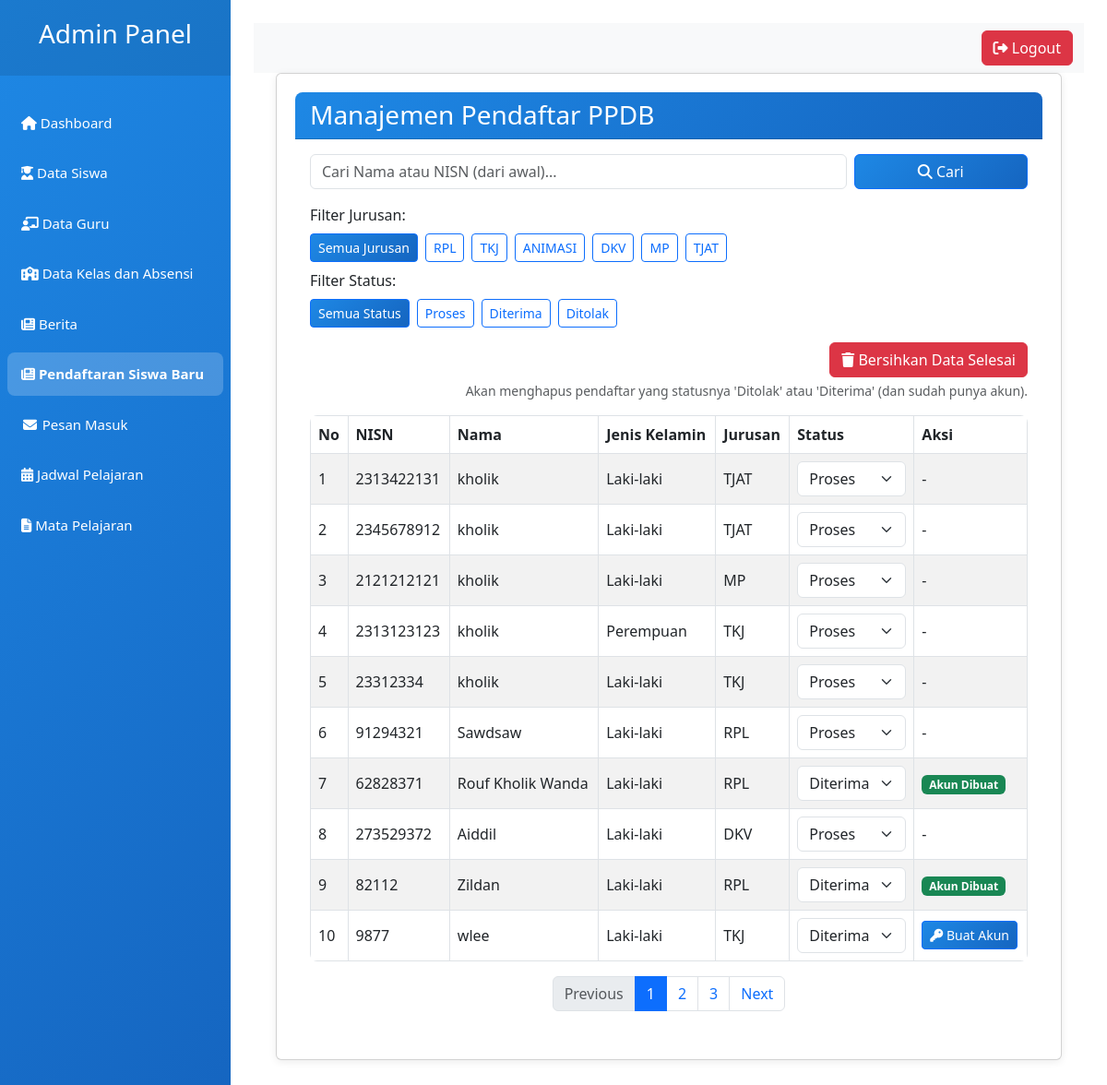
Page /backend/admin.php?page=ppdb_admin (signed in) on the committed database.
### tables this page shows
CREATE TABLE `ppdb_pendaftar` (
  `id` int NOT NULL,
  `nisn` varchar(20) DEFAULT NULL,
  `nama_lengkap` varchar(100) NOT NULL,
  `jenis_kelamin` enum('laki-laki','perempuan') NOT NULL,
  `agama` varchar(20) NOT NULL,
  `tempat_lahir` varchar(50) NOT NULL,
  `tanggal_lahir` date NOT NULL,
  `alamat_email` varchar(100) DEFAULT NULL,
  `no_hp` varchar(20) NOT NULL,
  `nama_sekolah` varchar(100) NOT NULL,
  `jurusan` varchar(50) NOT NULL,
  `status` enum('proses','diterima','ditolak') DEFAULT 'proses',
  `status_akun` int NOT NULL DEFAULT '0',
  `created_at` timestamp NULL DEFAULT CURRENT_TIMESTAMP
);

### backend/modules/ppdb_admin.php (the view, shortened to what this page needs)
<?php
require_once __DIR__ . '/../../config/koneksi.php';
function getPendaftar($db, $where_sql, $params, $types, $start, $limit) {
    $query = "SELECT id, nisn, nama_lengkap, jenis_kelamin, jurusan, status, no_hp, alamat_email, status_akun
              FROM ppdb_pendaftar
              $where_sql
              ORDER BY id DESC
              LIMIT ?, ?";
    $params[] = $start;
    $params[] = $limit;
    $types .= 'ii';
    $stmt = $db->prepare($query);
    if (!empty($params)) {
        $stmt->bind_param($types, ...$params);
    }
    $stmt->execute();
    return $stmt->get_result();
}
function getTotalPendaftar($db, $where_sql, $params, $types) {
    $query = "SELECT COUNT(*) as total FROM ppdb_pendaftar $where_sql";
    $stmt = $db->prepare($query);
    $stmt->execute();
    return $stmt->get_result()->fetch_assoc()['total'];
}
$jurusan_filter = $_GET['jurusan'] ?? '';
$status_filter = $_GET['status'] ?? '';
$search = $_GET['search'] ?? '';
$where = [];
$params = [];
$types = '';
$where_sql = $where ? 'WHERE ' . implode(' AND ', $where) : '';
$page = isset($_GET['page_no']) ? (int) $_GET['page_no'] : 1;
$limit = 10;
$start = ($page - 1) * $limit;
$total = getTotalPendaftar($db, $where_sql, $params, $types);
$total_pages = $total > 0 ? ceil($total / $limit) : 1;
$pendaftar_result = getPendaftar($db, $where_sql, $params, $types, $start, $limit);
$jurusan_list = ['rpl', 'tkj', 'animasi', 'dkv', 'mp', 'tjat'];
$status_list = ['proses', 'diterima', 'ditolak'];
$query_params = http_build_query([
    'page' => 'ppdb_admin',
    'jurusan' => $jurusan_filter,
    'status' => $status_filter,
    'search' => $search
]);
?>
<!DOCTYPE html>
<html lang="id">
<head>
    <link href="https://cdn.jsdelivr.net/npm/bootstrap@5.3.0/dist/css/bootstrap.min.css" rel="stylesheet">
    <link rel="stylesheet" href="https://cdn.jsdelivr.net/npm/sweetalert2@11/dist/sweetalert2.min.css">
</head>
<body>
    <div class="container-fluid">
        <div class="card">
            <div class="card-header">
                <h3 class="card-title mb-0 text-white">Manajemen Pendaftar PPDB</h3>
            </div>
            <div class="card-body">
                <form method="get" class="row g-2 mb-3">
                    <div class="col-md-9">
                        <input type="text" name="search" class="form-control" placeholder="Cari Nama atau NISN (dari awal)..." value="<?= htmlspecialchars($search) ?>">
                    </div>
                    <div class="col-md-3">
                        <button type="submit" class="btn btn-primary w-100"><i class="fas fa-search"></i> Cari</button>
                    </div>
                </form>
                <div class="mb-2">
                    <label class="form-label" style="font-weight: 500;">Filter Jurusan:</label>
                    <div class="d-flex flex-wrap gap-2">
                        <a href="?page=ppdb_admin&status=<?= urlencode($status_filter) ?>&search=<?= urlencode($search) ?>&jurusan="
                           class="btn btn-sm <?= empty($jurusan_filter) ? 'btn-primary' : 'btn-outline-primary' ?>">
                            Semua Jurusan
                        </a>
                        <?php foreach ($jurusan_list as $jur) :
                            $is_active = ($jurusan_filter == $jur);
                        ?>
                        <a href="?page=ppdb_admin&status=<?= urlencode($status_filter) ?>&search=<?= urlencode($search) ?>&jurusan=<?= urlencode($jur) ?>"
                           class="btn btn-sm <?= $is_active ? 'btn-primary' : 'btn-outline-primary' ?>">
                            <?= strtoupper($jur) ?>
                        </a>
                        <?php endforeach; ?>
                    </div>
                </div>
                <div class="mb-3">
                    <label class="form-label" style="font-weight: 500;">Filter Status:</label>
                    <div class="d-flex flex-wrap gap-2">
                        <a href="?page=ppdb_admin&jurusan=<?= urlencode($jurusan_filter) ?>&search=<?= urlencode($search) ?>&status="
                           class="btn btn-sm <?= empty($status_filter) ? 'btn-primary' : 'btn-outline-primary' ?>">
                            Semua Status
                        </a>
                        <?php foreach ($status_list as $stat) :
                            $is_active = ($status_filter == $stat);
                        ?>
                        <a href="?page=ppdb_admin&jurusan=<?= urlencode($jurusan_filter) ?>&search=<?= urlencode($search) ?>&status=<?= urlencode($stat) ?>"
                           class="btn btn-sm <?= $is_active ? 'btn-primary' : 'btn-outline-primary' ?>">
                            <?= ucfirst($stat) ?>
                        </a>
                        <?php endforeach; ?>
                    </div>
                </div>
                <div class="mb-3 text-end">
                    <button id="btn-clear-data" class="btn btn-danger">
                        <i class="fas fa-trash"></i> Bersihkan Data Selesai
                    </button>
                    <small class="text-muted d-block mt-1">
                        Akan menghapus pendaftar yang statusnya 'Ditolak' atau 'Diterima' (dan sudah punya akun).
                    </small>
                </div>
                <div class="table-responsive">
                    <table class="table table-bordered table-striped" id="ppdbAdminTable">
                        <thead>
                            <tr>
                                <th>No</th>
                                <th>NISN</th>
                                <th>Nama</th>
                                <th>Jenis Kelamin</th>
                                <th>Jurusan</th>
                                <th>Status</th>
                                <th>Aksi</th>
                            </tr>
                        </thead>
                        <tbody>
                            <?php if ($total === 0): ?>
                                <tr>
                                    <td colspan="7" class="text-center">Belum ada pendaftar yang cocok dengan filter.</td>
                                </tr>
                            <?php else: ?>
                                <?php $no = $start + 1; ?>
                                <?php while ($row = $pendaftar_result->fetch_assoc()): ?>
                                    <tr>
                                        <td><?= $no++ ?></td>
                                        <td><?= htmlspecialchars($row['nisn']) ?></td>
                                        <td><?= htmlspecialchars($row['nama_lengkap']) ?></td>
                                        <td><?= ucwords($row['jenis_kelamin']) ?></td>
                                        <td><?= strtoupper($row['jurusan']) ?></td>
                                        <td>
                                            <select class="form-select status-select" data-id="<?= $row['id'] ?>">
                                                <option value="proses" <?= $row['status'] == 'proses' ? 'selected' : '' ?>>Proses
                                                </option>
                                                <option value="diterima" <?= $row['status'] == 'diterima' ? 'selected' : '' ?>>Diterima
                                                </option>
                                            </select>
                                        </td>
                                        <td>
                                            <?php
                                            if ($row['status_akun'] == 1) {
                                                echo '<span class="badge bg-success">Akun Dibuat</span>';
                                            } else if ($row['status_akun'] == 0 && $row['status'] == 'diterima') {
                                            ?>
                                                <button class="btn btn-primary btn-sm btn-buat-akun"
                                                        data-id="<?= $row['id'] ?>"
                                                        data-nama="<?= htmlspecialchars($row['nama_lengkap']) ?>"
                                                        data-wa="<?= htmlspecialchars($row['no_hp']) ?>"
                                                        data-email="<?= htmlspecialchars($row['alamat_email'] ?? '') ?>">
                                                    <i class="fas fa-key"></i> Buat Akun
                                                </button>
                                            <?php
                                            } else {
                                                echo '<span>-</span>';
                                            }
                                            ?>
                                        </td>
                                    </tr>
                                <?php endwhile ?>
                            <?php endif ?>
                        </tbody>
                    </table>
                </div>
                <?php if ($total_pages > 1): ?>
                <nav>
                    <ul class="pagination justify-content-center flex-wrap">
                        <li class="page-item <?= ($page <= 1) ? 'disabled' : '' ?>">
                            <a class="page-link" href="?<?= $query_params ?>&page_no=<?= max(1, $page - 1) ?>">Previous</a>
                        </li>
                        <?php for ($i = 1; $i <= $total_pages; $i++): ?>
                            <li class="page-item <?= ($i == $page) ? 'active' : '' ?>">
                                <a class="page-link" href="?<?= $query_params ?>&page_no=<?= $i ?>"><?= $i ?></a>
                            </li>
                        <?php endfor; ?>
                        <li class="page-item <?= ($page >= $total_pages) ? 'disabled' : '' ?>">
                            <a class="page-link" href="?<?= $query_params ?>&page_no=<?= min($total_pages, $page + 1) ?>">Next</a>
                        </li>
                    </ul>
                    </nav>
                <?php endif; ?>
            </div>
        </div>
    </div>
</body>
</html>

### backend/admin.php (style rules this page uses)
* { box-sizing: border-box; }
body { margin: 0; font-family: 'Segoe UI', Tahoma, Geneva, Verdana, sans-serif; background-color: #f5f8ff; color: #333; }
.card { background: white; border-radius: 12px; padding: 20px; margin-bottom: 20px; box-shadow: 0 2px 8px rgba(0, 0, 0, 0.08); }
.card-header { background: linear-gradient(135deg, #1e88e5 0%, #1565c0 100%); color: white; border-radius: 8px 8px 0 0 !important; padding: 15px 20px; }
.table { background: white; border-radius: 8px; overflow: hidden; }
.table th { background-color: #e3f2fd; color: #1565c0; font-weight: 600; border-bottom: 2px solid #1565c0; }
.table td, .table th { padding: 12px; vertical-align: middle; }
.btn-primary { background: linear-gradient(135deg, #1e88e5 0%, #1565c0 100%); border: none; padding: 8px 16px; border-radius: 6px; }
.btn-danger { background: #ef5350; border: none; }

### rows in the picture
ppdb_pendaftar: nisn "2313422131", nama_lengkap "kholik", jenis_kelamin "Laki-laki", jurusan "TJAT", status+id "Proses"
ppdb_pendaftar: nisn "2345678912", nama_lengkap "kholik", jenis_kelamin "Laki-laki", jurusan "TJAT", status+id "Proses"
ppdb_pendaftar: nisn "2121212121", nama_lengkap "kholik", jenis_kelamin "Laki-laki", jurusan "MP", status+id "Proses"
ppdb_pendaftar: nisn "2313123123", nama_lengkap "kholik", jenis_kelamin "Perempuan", jurusan "TKJ", status+id "Proses"
ppdb_pendaftar: nisn "23312334", nama_lengkap "kholik", jenis_kelamin "Laki-laki", jurusan "TKJ", status+id "Proses"
ppdb_pendaftar: nisn "91294321", nama_lengkap "Sawdsaw", jenis_kelamin "Laki-laki", jurusan "RPL", status+id "Proses"
ppdb_pendaftar: nisn "62828371", nama_lengkap "Rouf Kholik Wanda", jenis_kelamin "Laki-laki", jurusan "RPL", status+id "Diterima", status_akun "Akun Dibuat"
ppdb_pendaftar: nisn "273529372", nama_lengkap "Aiddil", jenis_kelamin "Laki-laki", jurusan "DKV", status+id "Proses"
ppdb_pendaftar: nisn "82112", nama_lengkap "Zildan", jenis_kelamin "Laki-laki", jurusan "RPL", status+id "Diterima", status_akun "Akun Dibuat"
ppdb_pendaftar: nisn "9877", nama_lengkap "wlee", jenis_kelamin "Laki-laki", jurusan "TKJ", status+id "Diterima"

### other values in the picture
$jur "RPL"
$jur "TKJ"
$jur "ANIMASI"
$jur "DKV"
$jur "MP"
$jur "TJAT"
$stat "Proses"
$stat "Diterima"
$stat "Ditolak"
